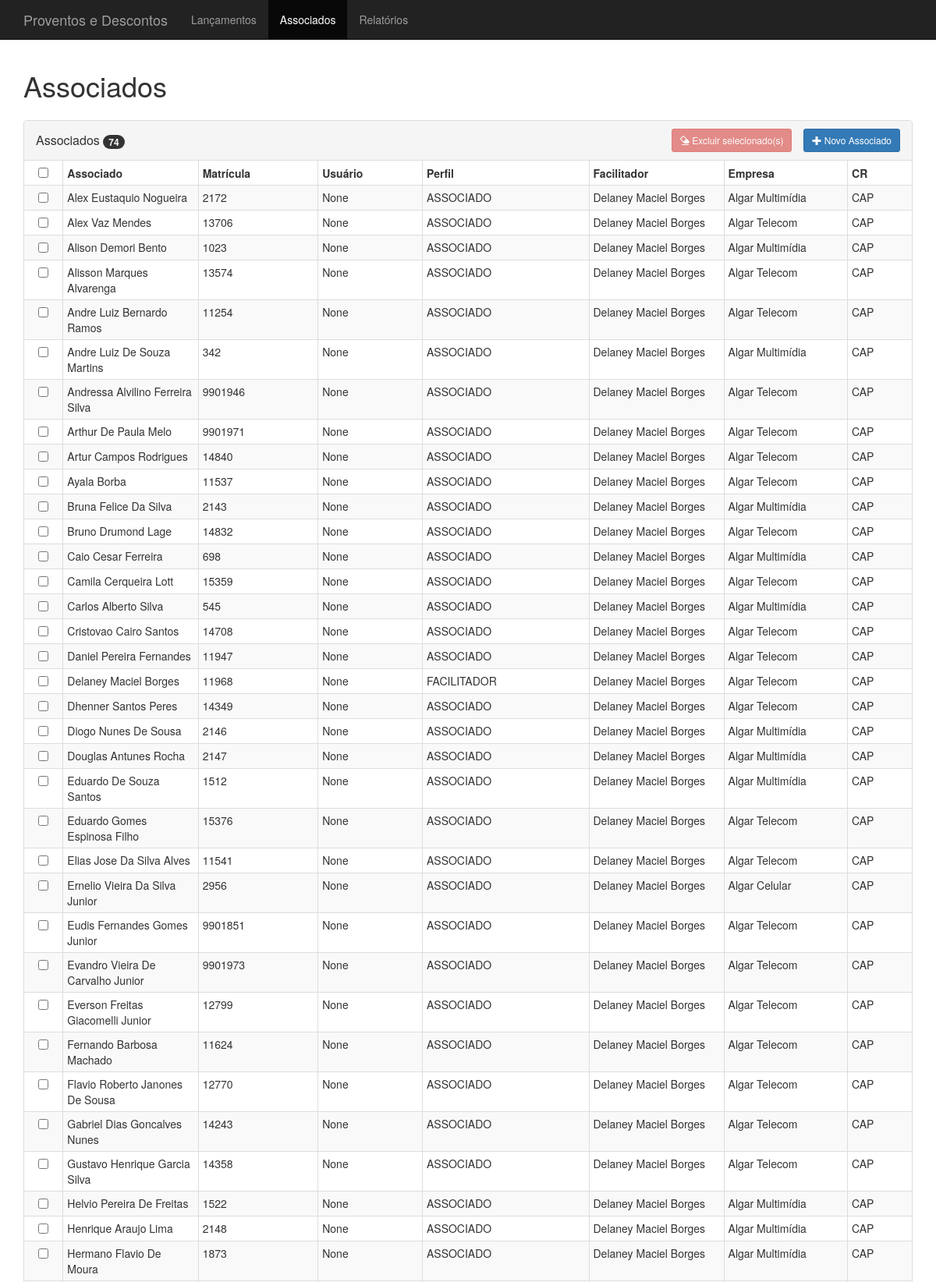
Page /associados (upper part) on the committed database.
### planilha_horas/models/associados.py (models this page shows, shortened)
class Associados(db.Model):
    id = db.Column('id', db.Integer, primary_key=True)
    fk_empresa = db.Column('empresa', db.Integer,
                           db.ForeignKey('empresas.codigo'), nullable=False)
    empresa = db.relationship('Empresas')
    matricula = db.Column('matricula', db.Text, unique=True, nullable=False)
    cr = db.Column('cr', db.Text, nullable=False)
    nome = db.Column('nome', db.Text, nullable=False)
    usuario = db.Column('usuario', db.Text, unique=True, nullable=False)
    perfil = db.Column('perfil', db.Text, nullable=False)
    fk_facilitador = db.Column('facilitador', db.Text,
                           db.ForeignKey('associados.matricula'), nullable=False)
    facilitador = db.relationship('Associados', remote_side=[matricula])
    def __str__(self):
        return self.nome

### planilha_horas/models/empresas.py (models this page shows)
class Empresas(db.Model):  # TODO: Populate with default values
    id = db.Column('id', db.Integer, primary_key=True)
    codigo = db.Column('codigo', db.Integer, unique=True, nullable=False)
    nome = db.Column('nome', db.Text, unique=True, nullable=False)
    def __str__(self):
        return self.nome

### planilha_horas/views/associados.py (the view)
@app.route('/associados')
def associados():
    return render_template('associados.html',
                           empresas=Empresas.query.all(),
                           associados=Associados.query.order_by(
                               Associados.nome).all(),
                           facilitadores=Associados.query.filter_by(
                               perfil='FACILITADOR').all()
                           )

### planilha_horas/templates/associados.html (shortened to what this page needs)
{% extends 'base/table_view.html' %}
{% block title %} Associados {% endblock %}
{% block modal_button %} Novo Associado {% endblock %}
{% block table_heading %} Associados {% endblock %}
{% block table_item_count %} {{ associados|count }} {% endblock %}
{% block table_header %}
    <th class="text-center" style="width: 1px"><input type="checkbox"
                                                      name="select-all"></th>
    <th style="width: 1px;">Associado</th>
    <th style="width: 1px">Matrícula</th>
    <th style="width: 1px;">Usuário</th>
    <th style="width: 1px;">Perfil</th>
    <th style="width: 1px">Facilitador</th>
    <th style="width: 1px">Empresa</th>
    <th style="width: 1px">CR</th>
{% endblock %}
{% block table_rows %}
    {% for associado in associados %}
        <tr>
            <td class="text-center"><input type="checkbox" name="id"
                                           value="{{ associado.matricula }}"></td>
            <td>{{ associado.nome }}</td>
            <td>{{ associado.matricula }}</td>
            <td>{{ associado.usuario }}</td>
            <td>{{ associado.perfil }}</td>
            <td>{{ associado.facilitador }}</td>
            <td>{{ associado.empresa }}</td>
            <td>{{ associado.cr }}</td>
        </tr>
    {% endfor %}
{% endblock %}

### planilha_horas/static/css/custom.css (style rules this page uses)
th { width: auto; }
body { padding-top: 70px; }

### rows in the picture
Associados: nome "Alex Eustaquio Nogueira", matricula "2172", usuario "None", perfil "ASSOCIADO", facilitador "Delaney Maciel Borges", empresa "Algar Multimídia", cr "CAP"
Associados: nome "Alex Vaz Mendes", matricula "13706", usuario "None", perfil "ASSOCIADO", facilitador "Delaney Maciel Borges", empresa "Algar Telecom", cr "CAP"
Associados: nome "Alison Demori Bento", matricula "1023", usuario "None", perfil "ASSOCIADO", facilitador "Delaney Maciel Borges", empresa "Algar Multimídia", cr "CAP"
Associados: nome "Alisson Marques Alvarenga", matricula "13574", usuario "None", perfil "ASSOCIADO", facilitador "Delaney Maciel Borges", empresa "Algar Telecom", cr "CAP"
Associados: nome "Andre Luiz Bernardo Ramos", matricula "11254", usuario "None", perfil "ASSOCIADO", facilitador "Delaney Maciel Borges", empresa "Algar Telecom", cr "CAP"
Associados: nome "Andre Luiz De Souza Martins", matricula "342", usuario "None", perfil "ASSOCIADO", facilitador "Delaney Maciel Borges", empresa "Algar Multimídia", cr "CAP"
Associados: nome "Andressa Alvilino Ferreira Silva", matricula "9901946", usuario "None", perfil "ASSOCIADO", facilitador "Delaney Maciel Borges", empresa "Algar Telecom", cr "CAP"
Associados: nome "Arthur De Paula Melo", matricula "9901971", usuario "None", perfil "ASSOCIADO", facilitador "Delaney Maciel Borges", empresa "Algar Telecom", cr "CAP"
Associados: nome "Artur Campos Rodrigues", matricula "14840", usuario "None", perfil "ASSOCIADO", facilitador "Delaney Maciel Borges", empresa "Algar Telecom", cr "CAP"
Associados: nome "Ayala Borba", matricula "11537", usuario "None", perfil "ASSOCIADO", facilitador "Delaney Maciel Borges", empresa "Algar Telecom", cr "CAP"
Associados: nome "Bruna Felice Da Silva", matricula "2143", usuario "None", perfil "ASSOCIADO", facilitador "Delaney Maciel Borges", empresa "Algar Multimídia", cr "CAP"
Associados: nome "Bruno Drumond Lage", matricula "14832", usuario "None", perfil "ASSOCIADO", facilitador "Delaney Maciel Borges", empresa "Algar Telecom", cr "CAP"
Associados: nome "Caio Cesar Ferreira", matricula "698", usuario "None", perfil "ASSOCIADO", facilitador "Delaney Maciel Borges", empresa "Algar Multimídia", cr "CAP"
Associados: nome "Camila Cerqueira Lott", matricula "15359", usuario "None", perfil "ASSOCIADO", facilitador "Delaney Maciel Borges", empresa "Algar Telecom", cr "CAP"
Associados: nome "Carlos Alberto Silva", matricula "545", usuario "None", perfil "ASSOCIADO", facilitador "Delaney Maciel Borges", empresa "Algar Multimídia", cr "CAP"
Associados: nome "Cristovao Cairo Santos", matricula "14708", usuario "None", perfil "ASSOCIADO", facilitador "Delaney Maciel Borges", empresa "Algar Telecom", cr "CAP"
Associados: nome "Daniel Pereira Fernandes", matricula "11947", usuario "None", perfil "ASSOCIADO", facilitador "Delaney Maciel Borges", empresa "Algar Telecom", cr "CAP"
Associados: nome "Delaney Maciel Borges", matricula "11968", usuario "None", perfil "FACILITADOR", facilitador "Delaney Maciel Borges", empresa "Algar Telecom", cr "CAP"
Associados: nome "Dhenner Santos Peres", matricula "14349", usuario "None", perfil "ASSOCIADO", facilitador "Delaney Maciel Borges", empresa "Algar Telecom", cr "CAP"
Associados: nome "Diogo Nunes De Sousa", matricula "2146", usuario "None", perfil "ASSOCIADO", facilitador "Delaney Maciel Borges", empresa "Algar Multimídia", cr "CAP"
Associados: nome "Douglas Antunes Rocha", matricula "2147", usuario "None", perfil "ASSOCIADO", facilitador "Delaney Maciel Borges", empresa "Algar Multimídia", cr "CAP"
Associados: nome "Eduardo De Souza Santos", matricula "1512", usuario "None", perfil "ASSOCIADO", facilitador "Delaney Maciel Borges", empresa "Algar Multimídia", cr "CAP"
Associados: nome "Eduardo Gomes Espinosa Filho", matricula "15376", usuario "None", perfil "ASSOCIADO", facilitador "Delaney Maciel Borges", empresa "Algar Telecom", cr "CAP"
Associados: nome "Elias Jose Da Silva Alves", matricula "11541", usuario "None", perfil "ASSOCIADO", facilitador "Delaney Maciel Borges", empresa "Algar Telecom", cr "CAP"
Associados: nome "Ernelio Vieira Da Silva Junior", matricula "2956", usuario "None", perfil "ASSOCIADO", facilitador "Delaney Maciel Borges", empresa "Algar Celular", cr "CAP"
Associados: nome "Eudis Fernandes Gomes Junior", matricula "9901851", usuario "None", perfil "ASSOCIADO", facilitador "Delaney Maciel Borges", empresa "Algar Telecom", cr "CAP"
Associados: nome "Evandro Vieira De Carvalho Junior", matricula "9901973", usuario "None", perfil "ASSOCIADO", facilitador "Delaney Maciel Borges", empresa "Algar Telecom", cr "CAP"
Associados: nome "Everson Freitas Giacomelli Junior", matricula "12799", usuario "None", perfil "ASSOCIADO", facilitador "Delaney Maciel Borges", empresa "Algar Telecom", cr "CAP"
Associados: nome "Fernando Barbosa Machado", matricula "11624", usuario "None", perfil "ASSOCIADO", facilitador "Delaney Maciel Borges", empresa "Algar Telecom", cr "CAP"
Associados: nome "Flavio Roberto Janones De Sousa", matricula "12770", usuario "None", perfil "ASSOCIADO", facilitador "Delaney Maciel Borges", empresa "Algar Telecom", cr "CAP"
Associados: nome "Gabriel Dias Goncalves Nunes", matricula "14243", usuario "None", perfil "ASSOCIADO", facilitador "Delaney Maciel Borges", empresa "Algar Telecom", cr "CAP"
Associados: nome "Gustavo Henrique Garcia Silva", matricula "14358", usuario "None", perfil "ASSOCIADO", facilitador "Delaney Maciel Borges", empresa "Algar Telecom", cr "CAP"
Associados: nome "Helvio Pereira De Freitas", matricula "1522", usuario "None", perfil "ASSOCIADO", facilitador "Delaney Maciel Borges", empresa "Algar Multimídia", cr "CAP"
Associados: nome "Henrique Araujo Lima", matricula "2148", usuario "None", perfil "ASSOCIADO", facilitador "Delaney Maciel Borges", empresa "Algar Multimídia", cr "CAP"
Associados: nome "Hermano Flavio De Moura", matricula "1873", usuario "None", perfil "ASSOCIADO", facilitador "Delaney Maciel Borges", empresa "Algar Multimídia", cr "CAP"

### other values in the picture
{{ name }} "Lançamentos Relatórios"
{{ name }} "Associados"
{{ associados|count }} "74"
